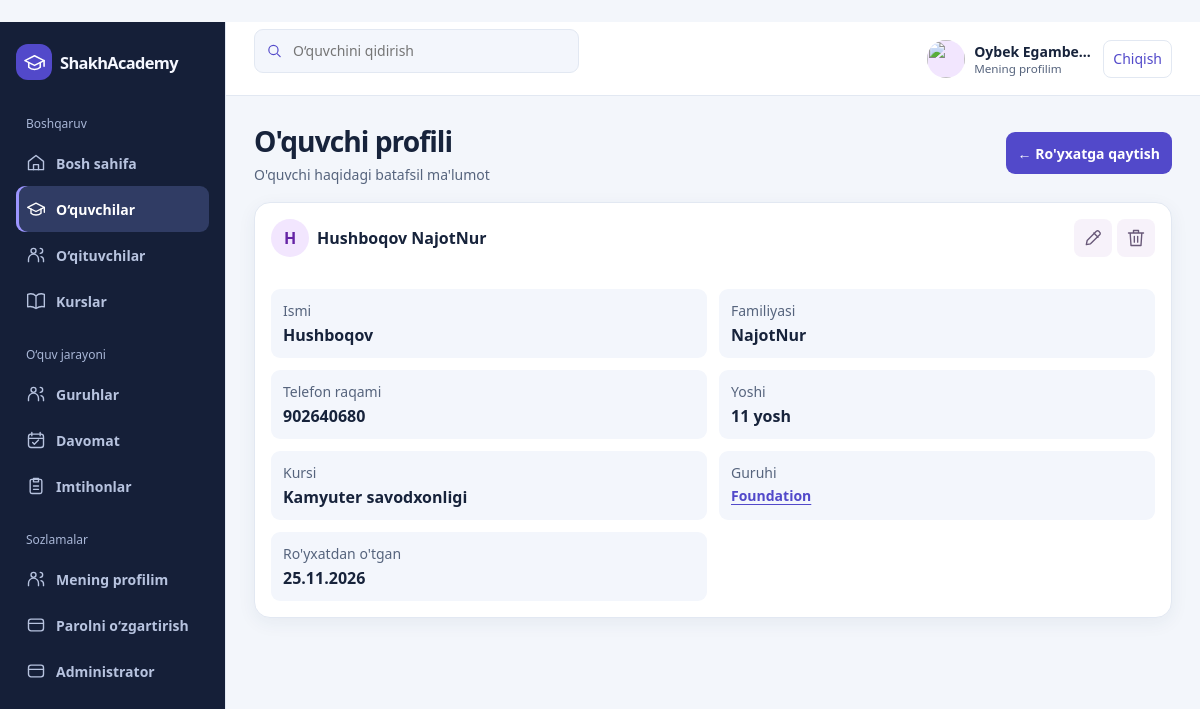
Page /students/27/ (signed in) on the committed database.
### cards/models.py (models this page shows, shortened)
class Student(models.Model):
    name = models.CharField(max_length=100)
    surname = models.CharField(max_length=100)
    phone = models.CharField(max_length=30)
    age = models.IntegerField()
    course = models.ForeignKey(
        Course,
        on_delete=models.SET_NULL,
        null=True,
        blank=True,
        related_name='students',
    )
    created_at = models.DateTimeField(auto_now_add=True)
    group = models.ForeignKey(
        StudentGroup, on_delete=models.PROTECT, null=True, blank=True,
        related_name='students',
    )

class Course(models.Model):
    title = models.CharField(max_length=150)
    description = models.TextField()
    price = models.IntegerField()
    duration = models.CharField(max_length=100)

class StudentGroup(models.Model):
    name = models.CharField('Guruh nomi', max_length=100, unique=True)
    class Meta:
        ordering = ('name',)

### cards/views.py (the view)
# urls.py: path('students/<int:student_id>/', views.student_detail, name='student_detail'),
@login_required
def student_detail(request, student_id):
    student = get_object_or_404(
        Student.objects.select_related('course', 'group'),
        pk=student_id,
    )
    return render(request, 'student_detail.html', {'student': student})

### templates/student_detail.html (shortened to what this page needs)
﻿{% extends "base.html" %}
{% block content %}
<div class="page-head"><div><h1>O'quvchi profili</h1><div class="muted">O'quvchi haqidagi batafsil ma'lumot</div></div><a class="button" href="{% url 'student_list' %}">← Ro'yxatga qaytish</a></div>
<div class="panel"><div class="panel-head"><div class="person"><span class="person-avatar">{{ student.name|first|upper }}</span><h2 class="panel-title">{{ student.name }} {{ student.surname }}</h2></div>{% include "student_actions.html" %}</div>
  <div class="detail-grid"><div class="detail-item"><div class="detail-label">Ismi</div><div class="detail-value">{{ student.name }}</div></div>
  <div class="detail-item"><div class="detail-label">Familiyasi</div><div class="detail-value">{{ student.surname }}</div></div>
  <div class="detail-item"><div class="detail-label">Telefon raqami</div><div class="detail-value">{{ student.phone }}</div></div>
  <div class="detail-item"><div class="detail-label">Yoshi</div><div class="detail-value">{{ student.age }} yosh</div></div>
  <div class="detail-item"><div class="detail-label">Kursi</div><div class="detail-value">{% if student.course %}{{ student.course.title }}{% else %}Biriktirilmagan{% endif %}</div></div>
  <div class="detail-item"><div class="detail-label">Guruhi</div><div class="detail-value">{% if student.group %}<a class="panel-link" href="{% url 'group_detail' student.group_id %}">{{ student.group.name }}</a>{% else %}Guruh biriktirilmagan{% endif %}</div></div>
  <div class="detail-item"><div class="detail-label">Ro'yxatdan o'tgan</div><div class="detail-value">{{ student.created_at|date:"d.m.Y" }}</div></div></div>
</div>
{% endblock %}

### templates/base.html (shortened to what this page needs)
{% load static %}
<!doctype html>
<html lang="uz">
<head>
  <link rel="stylesheet" href="{% static 'cards/crm.css' %}">
</head>
<body>
<div class="shell">
  <aside class="sidebar" id="navigation" tabindex="0" aria-label="Yon menyu">
    <a class="brand" href="{% url 'dashboard' %}"><span class="brand-mark"><svg><use href="#school"/></svg></span> Shakh<span>Academy</span></a>
    <nav aria-label="Asosiy menyu">
      <p class="nav-label">Boshqaruv</p>
      <a class="nav-link {% if request.resolver_match.url_name == 'dashboard' %}active{% endif %}" href="{% url 'dashboard' %}"><svg><use href="#home"/></svg> Bosh sahifa</a>
      <a class="nav-link {% if '/students/' in request.path %}active{% endif %}" href="{% url 'student_list' %}"><svg><use href="#school"/></svg> O‘quvchilar</a>
      <a class="nav-link {% if '/teachers/' in request.path %}active{% endif %}" href="{% url 'teacher_list' %}"><svg><use href="#users"/></svg> O‘qituvchilar</a>
      <a class="nav-link {% if '/courses/' in request.path %}active{% endif %}" href="{% url 'course_list' %}"><svg><use href="#book"/></svg> Kurslar</a>
      <p class="nav-label">O‘quv jarayoni</p>
      <a class="nav-link {% if '/groups/' in request.path %}active{% endif %}" href="{% url 'group_list' %}"><svg><use href="#users"/></svg> Guruhlar</a>
      <a class="nav-link {% if '/attendance/' in request.path %}active{% endif %}" href="{% url 'attendance' %}"><svg><use href="#calendar"/></svg> Davomat</a>
      <a class="nav-link {% if '/exams/' in request.path %}active{% endif %}" href="{% url 'exam_list' %}"><svg><use href="#clipboard"/></svg> Imtihonlar</a>
      <p class="nav-label">Sozlamalar</p>
      <a class="nav-link {% if request.resolver_match.url_name == 'account_profile' %}active{% endif %}" href="{% url 'account_profile' %}"><svg><use href="#users"/></svg> Mening profilim</a>
      <a class="nav-link {% if '/account/password/' in request.path %}active{% endif %}" href="{% url 'password_change' %}"><svg><use href="#settings"/></svg> Parolni o‘zgartirish</a>
      <a class="nav-link" href="{% url 'admin:index' %}"><svg><use href="#settings"/></svg> Administrator</a>
    </nav>
  </aside>
  <div class="main">
    <header class="topbar">
      <form class="search top-search" action="{% url 'student_list' %}">
        <svg><use href="#search"/></svg>
        <input type="search" name="q" value="{{ student_query }}" placeholder="O‘quvchini qidirish" aria-label="O‘quvchini qidirish">
      </form>
      <div class="account-tools">
        <a class="profile" href="{% url 'account_profile' %}" aria-label="Mening profilim">
          {% include "account_avatar.html" %}
          <span><strong>{{ request.user.get_full_name|default:request.user.username }}</strong><small>Mening profilim</small></span>
        </a>
        <form method="post" action="{% url 'logout' %}">{% csrf_token %}<button class="logout-button" type="submit">Chiqish</button></form>
      </div>
    </header>
    <main class="main-scroll" id="main" tabindex="0" aria-label="Asosiy kontent">
      <div class="content">
        {% block content %}{% endblock %}
      </div>
    </main>
  </div>
</div>
</body>
</html>

### cards/static/cards/crm.css (style rules this page uses)
* { box-sizing: border-box; }
body { margin: 0; }
a { color: inherit; }
button, input, select { font: inherit; }
svg { width: 20px; height: 20px; fill: none; stroke: currentColor; stroke-width: 1.65; stroke-linecap: round; stroke-linejoin: round; }
.shell { --topbar-height: 74px; position: relative; display: grid; grid-template-columns: 226px minmax(0, 1fr); grid-template-rows: minmax(0, 1fr); height: 100vh; height: 100dvh; overflow: hidden; }
.sidebar { background: #151f38; border-right: 1px solid var(--line); padding: 22px 16px; }
.sidebar, .main-scroll { min-height: 0; overflow-y: auto; overscroll-behavior-y: contain; }
.main { display: grid; grid-template-rows: var(--topbar-height) minmax(0, 1fr); min-width: 0; min-height: 0; }
.brand { display: flex; align-items: center; gap: 0; margin-bottom: 35px; color: #f5f7ff; font-size: 1.025rem; font-weight: 800; letter-spacing: -.04em; text-decoration: none; white-space: nowrap; }
.brand > span:last-child { font-weight: 600; }
.brand-mark { display: grid; place-items: center; margin-right: 8px; width: 36px; height: 36px; background: var(--accent); color: white; border-radius: 12px; }
.brand-mark svg { width: 23px; height: 23px; }
.nav-label { color: #a9b7d7; font-size: .75rem; margin: 22px 10px 8px; }
.nav-link { display: flex; align-items: center; gap: 10px; min-height: 46px; padding: 8px 10px; border-radius: 9px; text-decoration: none; font-size: .875rem; font-weight: 600; color: #b7c3df; }
.nav-link svg { flex: none; }
.nav-link:hover, .nav-link.active { color: #fff; background: #303c64; }
.nav-link.active { box-shadow: inset 3px 0 #9c95ff; }
.topbar { display: flex; gap: 14px; align-items: center; justify-content: space-between; background: white; border-bottom: 1px solid var(--line); padding: 0 28px; }
.search { display: flex; align-items: center; gap: 8px; min-width: 0; background: #f3f6fc; border: 1px solid var(--line); padding: 0 11px; border-radius: 9px; color: var(--accent); }
.top-search { width: min(100%, 325px); }
.search svg { flex: none; width: 17px; }
.search input { width: 100%; min-width: 0; min-height: 42px; border: 0; background: transparent; color: #243352; font-size: .875rem; }
.profile { display: flex; align-items: center; gap: 9px; text-decoration: none; font-size: .875rem; }
.profile small { display: block; color: var(--muted); }
.avatar, .person-avatar { display: grid; place-items: center; flex: none; width: 38px; height: 38px; border-radius: 50%; background: #f2e6fe; color: #6524a5; font-weight: 750; }
.content { max-width: 1480px; margin: 0 auto; padding: 26px 28px 46px; }
h1 { margin: 0 0 19px; font-size: clamp(1.45rem, 2.35vw, 1.9rem); letter-spacing: -.035em; }
h2 { margin: 0; font-size: 1rem; }
.metric, .panel { background: white; border: 1px solid var(--line); border-radius: 16px; box-shadow: 0 5px 18px #233b6510; }
.page-head, .panel-head { display: flex; align-items: center; justify-content: space-between; flex-wrap: wrap; gap: 12px; }
.page-head { margin-bottom: 18px; }
.page-head h1 { margin-bottom: 5px; }
.panel-head { padding: 16px; }
.panel-title { margin: 0; }
.exam-tools, .toolbar, .row-actions, .person, .pagination { display: flex; align-items: center; gap: 8px; }
.muted, .empty { color: var(--muted); font-size: .875rem; }
.panel-link { color: var(--accent); font-size: .875rem; font-weight: 650; text-underline-offset: 3px; }
.button { display: inline-flex; align-items: center; justify-content: center; min-height: 42px; padding: 8px 12px; border: 0; border-radius: 9px; background: var(--accent); color: white; font-size: .875rem; font-weight: 650; text-decoration: none; cursor: pointer; }
.detail-grid { display: grid; grid-template-columns: repeat(2,minmax(0,1fr)); gap: 12px; padding: 16px; }
.detail-item { border-radius: 9px; background: #f3f6fc; padding: 12px; overflow-wrap: anywhere; }
.detail-label { color: var(--muted); font-size: .875rem; margin-bottom: 4px; }
.detail-value { font-weight: 650; }
.account-tools { display: flex; align-items: center; flex: none; gap: 9px; }
.account-tools form { margin: 0; }
.logout-button { min-height: 38px; padding: 5px 9px; border: 1px solid var(--line); border-radius: 8px; color: var(--accent); background: white; font-size: .875rem; cursor: pointer; }
.profile strong { display: block; max-width: 15ch; overflow: hidden; text-overflow: ellipsis; white-space: nowrap; }

### rows in the picture
Student: name|first "H", name "Hushboqov", surname "NajotNur", phone "902640680", age "11", course "Kamyuter savodxonligi", group.name "Foundation", created_at "25.11.2026"

### other values in the picture
{{ request.user.get_full_name|default:request.user.username }} "Oybek Egambe…"
